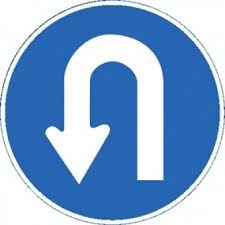
#> input picture DeepLearning/u_turn.jpg, 225 x 225 px, given in place of the camera
$ python detect.py   (older library calls are emulated)
#> lines starting #> are read from the running program, lines starting #| are printed output that depends on the picture; after the words box and inside, x2 and y2 are one past the last pixel; in counts of white or black regions, pixels touching at a corner belong together
import numpy as np
import cv2

cap = cv2.VideoCapture(0)
if not cap.read():
    print("none")

if cap.read():
    while True:
        ret, img = cap.read()
#> img is the input picture: shape (225, 225, 3); mean B, G, R 209.2, 168.3, 133.7
#       frame = cv2.resize(frame, (640,480))
        if ret:
            cv2.imshow('image',img)
#       img = cv2.imread('sky.jpg')
        else:
            print("no frame")
            break
        if img is None:
            print("image is none")
        else:
            gray = cv2.cvtColor(img, cv2.COLOR_BGR2GRAY)
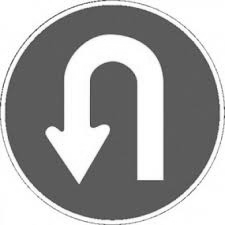
#> gray: shape (225, 225); min 59, max 255, mean 162.6
            gray = cv2.GaussianBlur(gray, (21, 21), 0)
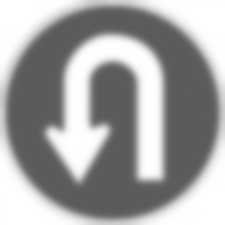
#> gray: shape (225, 225); min 91, max 255, mean 162.6
            ret,thresh = cv2.threshold(gray,127,255,1)
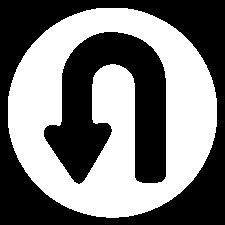
#> thresh: shape (225, 225); 48% white; 1 white region

            image, contours, hierarchy = cv2.findContours(thresh,cv2.RETR_EXTERNAL,cv2.CHAIN_APPROX_SIMPLE)
#> contours = 1 contour; box (x1, y1, x2, y2) and area: (8, 8, 217, 218) 34418
            count = 0
            for cnt in contours:
                name='./new.jpg'+str(count)+'.jpg'
                (x,y,w,h) = cv2.boundingRect(cnt)
#               cv2.rectangle(img,(x,y),(x+w,y+h),(0,255,0),2)
                if w<128 and h<128:
                    img_trim = img[y+int(h/2)-64:y+int(h/2)+64,x+int(h/2)-64:x+int(h/2)+64]
                    if img_trim is None:
                        print("trim is none")
                    else :
                        img_trim= cv2.resize(img_trim, None, fx=0.0625, fy=0.0625, interpolation=cv2.INTER_AREA)
                elif w<256 and h<256:
                    img_trim = img[y+int(h/2)-128:y+int(h/2)+128,x+int(h/2)-128:x+int(h/2)+128]
                    if img_trim is None:
                        print("trim is none")
                    else :
                        img_trim=cv2.resize(img_trim, None, fx=0.0625, fy=0.0625, interpolation=cv2.INTER_AREA)
                else :
                    img_trim = img[y+int(h/2)-240:y+int(h/2)+240,x+int(h/2)-240:x +int(h/2)+240]
                    if img_trim is None:
                        print("trim is none")
                    else :
                        img_trim=cv2.resize(img_trim, None, fx=0.0625, fy=0.0625, interpolation=cv2.INTER_AREA)
                cv2.imwrite(name,img_trim)

                count+=1
#> this loop made 1 pass
#> (name, x, y, w, h, img_trim, count) on pass 1: ('./new.jpg0.jpg', 8, 8, 209, 210, [[255, 255, 255]], 1)
#> after the loop, count = 1

        cv2.imshow('img', img)
        if cv2.waitKey(25) & 0xFF == ord('q'):
#> (key q is pressed here)
            break
    cap.release()
    cv2.waitKey(0)
    cv2.destroyAllWindows()
else:
    print ("fail")
